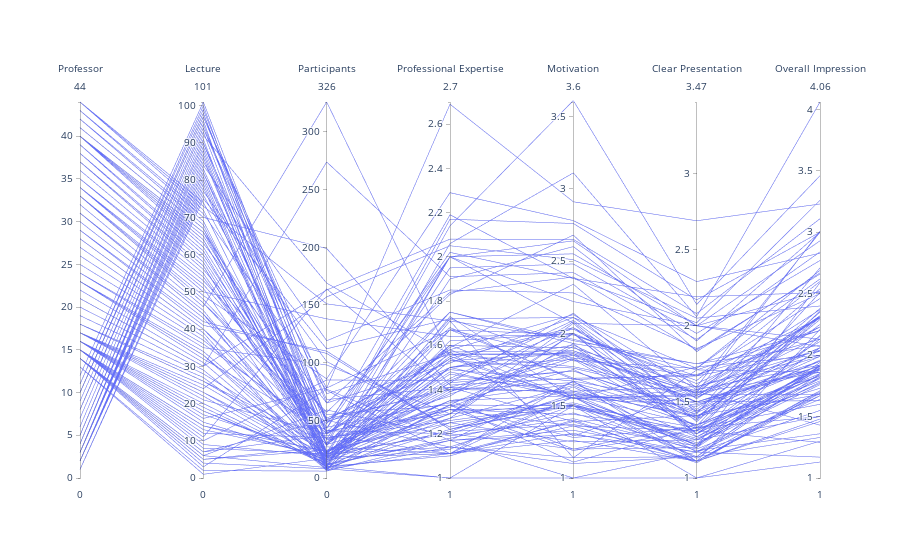

Notebook cell for this chart:
### Code cell
from pandas.plotting import scatter_matrix

import pandas as pd
import numpy as np
import csv
import plotly.graph_objs as go
from plotly.offline import iplot
import matplotlib.pyplot as plt
import heapq 


##################
##Task 1##########
##################






data = {}
header = {}
count = 0
flist = []

with open('DataWeierstrass.csv') as csv_file:
    csv_data = csv.reader(csv_file, delimiter=',')

    for row in csv_data:
        
        line = str(row).replace("[", "").replace("]", "").replace("'","").split(";")
        #print(d)
        dataRow = []

        if count==0:
            for i in range(0,len(line)):
                header[i] = line[i]
            count+= 1
        else:

            for i in range(0,len(line)):
                dataRow.append(float(line[i].replace("prof", "").replace("lecture", "")))
                
            flist.append(dataRow)


    df = pd.DataFrame(flist,columns = [header[0], header[1], header[2], header[3], header[4], header[5], header[6]])


    scatter_matrix(df, diagonal = 'hist')
    
    ##################
    ##Task 2##########
    ##################



data = [
    go.Parcoords(
            dimensions = list([
            dict(range = [0,44],
                 label = 'Professor', values = df['professor']),
            dict(range=[0, 101],
                 label='Lecture', values=df['lecture']),
            dict(range = [0,326],
                 label = 'Participants', values = df['participants']),
            dict(range=[1, 2.7],
                 label='Professional Expertise', values=df['professional expertise']),
            dict(range = [1,3.6],
                 label = 'Motivation', values = df['motivation']),
            dict(range=[1, 3.47],
                 label='Clear Presentation', values=df['professional expertise']),
            dict(range = [1,4.06],
                 label = 'Overall Impression', values = df['overall impression'])
        ])
    )
]

iplot(data)

csv_file.close()
plt.show()

### Figure 1 — Plotly figure (JSON) as saved in the notebook; plotly's stock layout.template omitted (floating-point values rounded to 4 significant figures)
{"data": [{"dimensions": [{"label": "Professor", "range": [0, 44], "values": [1, 1, 2, 2, 2, 2, 2, 3, 3, 3, 3, 3, 3, 4, 4, 4, 5, 5, 5, 6, 7, 8, 8, 8, 9, 10, 10, 10, 10, 11, 11, 12, 13, 13, 14, 14, 14, 14, 14, 14, 14, 14, 15, 15, 15, 15, 15, 15, 15, 15, 16, 16, 16, 16, 16, 16, 16, 17, 17, 17, 17, 17, 17, 18, 18, 18, 19, 20, 21, 21, 22, 23, 23, 23, 23, 24, 24, 25, 26, 27, 28, 28, 29, 29, 30, 31, 31, 31, 32, 33, 33, 33, 33, 34, 34, 34, 35, 35, 36, 37, 37, 37, 38, 38, 39, 39, 40, 40, 40, 40, 40, 40, 40, 41, 41, 42, 42, 43, 43, 44, 44, 44]}, {"label": "Lecture", "range": [0, 101], "values": [75, 76, 77, 78, 79, 80, 81, 82, 82, 83, 84, 85, 86, 87, 88, 89, 90, 90, 91, 92, 93, 94, 94, 95, 96, 97, 97, 98, 98, 99, 100, 101, 1, 2, 3, 4, 5, 5, 6, 6, 7, 7, 8, 9, 10, 11, 12, 13, 14, 14, 15, 16, 17, 18, 18, 19, 20, 21, 22, 23, 23, 24, 25, 26, 26, 27, 28, 29, 30, 30, 31, 32, 33, 33, 34, 35, 36, 37, 38, 39, 40, 40, 41, 42, 43, 44, 44, 45, 46, 47, 47, 48, 49, 50, 51, 52, 53, 54, 55, 56, 57, 57, 58, 59, 60, 61, 62, 63, 64, 64, 65, 66, 66, 67, 67, 68, 69, 70, 71, 72, 73, 74]}, {"label": "Participants", "range": [0, 326], "values": [112, 50, 101, 21, 8, 10, 11, 22, 41, 33, 119, 78, 23, 12, 8, 16, 48, 22, 18, 169, 21, 68, 50, 38, 10, 65, 73, 43, 28, 51, 29, 49, 17, 6, 77, 8, 27, 24, 9, 59, 50, 37, 21, 19, 85, 164, 35, 19, 23, 18, 16, 78, 20, 13, 15, 11, 12, 38, 10, 20, 14, 157, 18, 22, 30, 9, 24, 7, 274, 163, 9, 41, 18, 10, 19, 98, 39, 34, 6, 7, 29, 18, 110, 108, 22, 34, 12, 16, 326, 38, 47, 43, 86, 138, 8, 44, 57, 28, 22, 55, 9, 13, 15, 23, 30, 19, 30, 65, 20, 22, 39, 21, 52, 7, 29, 14, 11, 199, 76, 17, 151, 40]}, {"label": "Professional Expertise", "range": [1, 2.7], "values": [1.72, 1.57, 1.23, 1.2, 1.25, 1, 1.18, 1.48, 1.2, 1.31, 1.85, 2.69, 1.35, 1.17, 1.25, 1.31, 1.5, 1.55, 1.33, 1.56, 1.14, 1.41, 1.58, 1.68, 1.9, 1.52, 1.56, 2.19, 1.75, 1.4, 1.54, 1.41, 1.35, 1.33, 1.17, 1, 1.11, 1.25, 1.11, 1.19, 1.14, 1.11, 1.29, 1.21, 1.44, 1.39, 1.26, 1.21, 1.43, 1.11, 1.31, 1.67, 1.4, 1.62, 1.53, 1.27, 1.5, 1.54, 1.1, 1.44, 1.43, 2.05, 1.11, 1.95, 2.17, 1.22, 1.38, 1.14, 1.91, 2.08, 2, 1.29, 1.39, 1.6, 2.06, 1.29, 1.37, 2, 1.17, 1.57, 1.59, 1.72, 1.22, 1.22, 1.5, 1.32, 1.17, 1.13, 1.55, 1.58, 2, 2.02, 2.29, 1.64, 1.5, 1.34, 1.83, 2.14, 1.45, 1.33, 1.33, 1.67, 2, 1.27, 1.6, 1.47, 1.67, 1.84, 1.35, 1.41, 1.56, 1.6, 1.49, 1.71, 1.31, 1.29, 1.73, 1.42, 1.11, 1.53, 1.71, 1.75]}, {"label": "Motivation", "range": [1, 3.6], "values": [1.81, 1.88, 1.56, 1.2, 1.5, 1.5, 1.45, 1.55, 1.58, 1.36, 2.28, 2.91, 1.57, 1.33, 1.5, 1.44, 1.57, 1.55, 1.28, 1.86, 1.1, 1.39, 1.55, 1.68, 2.6, 2.11, 1.85, 2.38, 1.93, 1.66, 1.55, 1.59, 1.2, 1.5, 1.3, 1, 1.26, 1.25, 1.56, 1.41, 1.5, 1.31, 1.52, 1.63, 2.04, 1.85, 1.51, 1.37, 1.74, 1.39, 1.19, 1.99, 1.6, 2, 1.87, 1.64, 1.92, 2.03, 1.4, 1.74, 2.14, 2.51, 1.67, 2.48, 2.76, 1.56, 1.83, 1.14, 2.42, 2.65, 2.22, 2, 2, 1.9, 3.11, 1.93, 2.08, 2.64, 1, 1.29, 2.34, 2.11, 1.51, 1.5, 1.82, 1.82, 1.67, 1.56, 2.04, 2.13, 2.55, 2.38, 2.78, 1.99, 1.88, 1.75, 2.68, 3.61, 2.09, 1.91, 1.11, 1.69, 2.07, 2, 1.6, 1.58, 1.83, 2.39, 1.65, 1.86, 1.77, 1.9, 1.67, 1.14, 1.48, 2.07, 1.55, 1.69, 1.36, 1.76, 1.96, 1.95]}, {"label": "Clear Presentation", "range": [1, 3.47], "values": [1.72, 1.57, 1.23, 1.2, 1.25, 1, 1.18, 1.48, 1.2, 1.31, 1.85, 2.69, 1.35, 1.17, 1.25, 1.31, 1.5, 1.55, 1.33, 1.56, 1.14, 1.41, 1.58, 1.68, 1.9, 1.52, 1.56, 2.19, 1.75, 1.4, 1.54, 1.41, 1.35, 1.33, 1.17, 1, 1.11, 1.25, 1.11, 1.19, 1.14, 1.11, 1.29, 1.21, 1.44, 1.39, 1.26, 1.21, 1.43, 1.11, 1.31, 1.67, 1.4, 1.62, 1.53, 1.27, 1.5, 1.54, 1.1, 1.44, 1.43, 2.05, 1.11, 1.95, 2.17, 1.22, 1.38, 1.14, 1.91, 2.08, 2, 1.29, 1.39, 1.6, 2.06, 1.29, 1.37, 2, 1.17, 1.57, 1.59, 1.72, 1.22, 1.22, 1.5, 1.32, 1.17, 1.13, 1.55, 1.58, 2, 2.02, 2.29, 1.64, 1.5, 1.34, 1.83, 2.14, 1.45, 1.33, 1.33, 1.67, 2, 1.27, 1.6, 1.47, 1.67, 1.84, 1.35, 1.41, 1.56, 1.6, 1.49, 1.71, 1.31, 1.29, 1.73, 1.42, 1.11, 1.53, 1.71, 1.75]}, {"label": "Overall Impression", "range": [1, 4.06], "values": [2.62, 2.3, 1.78, 2.16, 1.5, 1.3, 1.36, 1.91, 1.91, 1.84, 2.5, 3.23, 1.83, 1.67, 1.88, 2.36, 1.89, 1.68, 1.5, 3.01, 1.85, 1.92, 1.92, 2.13, 3, 2.32, 1.99, 2.51, 2.2, 2.04, 2.23, 1.83, 1.73, 1.6, 1.82, 1.13, 1.48, 1.81, 1.67, 1.64, 1.92, 1.46, 1.84, 2.59, 1.99, 1.96, 1.77, 1.94, 1.95, 1.69, 1.29, 2.3, 2.25, 2.23, 2.15, 1.82, 1.91, 2.31, 1.7, 2.11, 2.38, 2.4, 1.71, 2.77, 3, 1.89, 2.29, 1.33, 2.84, 3.11, 2.13, 2.13, 2.35, 3, 4.06, 2.06, 2.32, 2.52, 1.17, 1.43, 2.37, 2.69, 1.9, 1.76, 1.95, 1.79, 1.55, 1.71, 2.54, 2.31, 2.93, 3.26, 2.83, 2.6, 1.63, 2.51, 2.67, 3.46, 2.32, 2.31, 1.89, 2.46, 2.07, 1.91, 2.04, 2.06, 2.03, 2.66, 1.85, 1.68, 1.86, 2, 1.88, 1.86, 1.89, 1.91, 2, 2.71, 2.21, 2.06, 2.2, 2.08]}], "type": "parcoords"}], "layout": {}}
